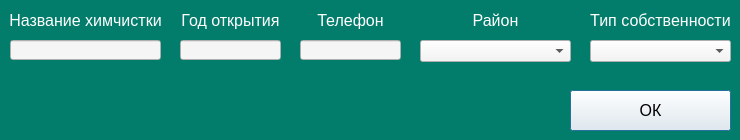
<?xml version="1.0" encoding="UTF-8"?>
<ui version="4.0">
 <class>Dialog</class>
 <widget class="QDialog" name="Dialog">
  <property name="geometry">
   <rect>
    <x>0</x>
    <y>0</y>
    <width>740</width>
    <height>140</height>
   </rect>
  </property>
  <property name="windowTitle">
   <string>Dialog</string>
  </property>
  <property name="styleSheet">
   <string notr="true">background-color: rgb(3, 125, 107)</string>
  </property>
  <widget class="QLineEdit" name="cleaning">
   <property name="geometry">
    <rect>
     <x>10</x>
     <y>40</y>
     <width>151</width>
     <height>20</height>
    </rect>
   </property>
   <property name="styleSheet">
    <string notr="true">font-size: 16px;
font: &quot;Yu Gothic UI Semibold&quot;;
background-color: rgb(245, 245, 245)</string>
   </property>
   <property name="text">
    <string/>
   </property>
  </widget>
  <widget class="QLabel" name="label_3">
   <property name="geometry">
    <rect>
     <x>10</x>
     <y>10</y>
     <width>151</width>
     <height>20</height>
    </rect>
   </property>
   <property name="styleSheet">
    <string notr="true">color: rgb(255, 255, 255);
font-size: 16px;
font: &quot;Arial Black&quot;;</string>
   </property>
   <property name="text">
    <string>Название химчистки</string>
   </property>
   <property name="alignment">
    <set>Qt::AlignCenter</set>
   </property>
  </widget>
  <widget class="QLabel" name="label_4">
   <property name="geometry">
    <rect>
     <x>180</x>
     <y>10</y>
     <width>101</width>
     <height>20</height>
    </rect>
   </property>
   <property name="styleSheet">
    <string notr="true">color: rgb(255, 255, 255);
font-size: 16px;
font: &quot;Arial Black&quot;;</string>
   </property>
   <property name="text">
    <string>Год открытия</string>
   </property>
   <property name="alignment">
    <set>Qt::AlignCenter</set>
   </property>
  </widget>
  <widget class="QLabel" name="label_5">
   <property name="geometry">
    <rect>
     <x>300</x>
     <y>10</y>
     <width>101</width>
     <height>20</height>
    </rect>
   </property>
   <property name="styleSheet">
    <string notr="true">color: rgb(255, 255, 255);
font-size: 16px;
font: &quot;Arial Black&quot;;</string>
   </property>
   <property name="text">
    <string>Телефон</string>
   </property>
   <property name="alignment">
    <set>Qt::AlignCenter</set>
   </property>
  </widget>
  <widget class="QLabel" name="label_6">
   <property name="geometry">
    <rect>
     <x>420</x>
     <y>10</y>
     <width>151</width>
     <height>20</height>
    </rect>
   </property>
   <property name="styleSheet">
    <string notr="true">color: rgb(255, 255, 255);
font-size: 16px;
font: &quot;Arial Black&quot;;</string>
   </property>
   <property name="text">
    <string>Район</string>
   </property>
   <property name="alignment">
    <set>Qt::AlignCenter</set>
   </property>
  </widget>
  <widget class="QLabel" name="label_7">
   <property name="geometry">
    <rect>
     <x>590</x>
     <y>10</y>
     <width>141</width>
     <height>20</height>
    </rect>
   </property>
   <property name="styleSheet">
    <string notr="true">color: rgb(255, 255, 255);
font-size: 16px;
font: &quot;Arial Black&quot;;</string>
   </property>
   <property name="text">
    <string>Тип собственности</string>
   </property>
   <property name="alignment">
    <set>Qt::AlignCenter</set>
   </property>
  </widget>
  <widget class="QPushButton" name="OKbutton">
   <property name="geometry">
    <rect>
     <x>570</x>
     <y>90</y>
     <width>161</width>
     <height>41</height>
    </rect>
   </property>
   <property name="styleSheet">
    <string notr="true">font-size: 16px;
font: &quot;Yu Gothic UI Semibold&quot;;
background-color: rgb(245, 245, 245)</string>
   </property>
   <property name="text">
    <string>ОК</string>
   </property>
  </widget>
  <widget class="QLabel" name="error">
   <property name="geometry">
    <rect>
     <x>10</x>
     <y>100</y>
     <width>541</width>
     <height>21</height>
    </rect>
   </property>
   <property name="styleSheet">
    <string notr="true">color: red;
font-size: 16px;
font: 16pt &quot;Franklin Gothic Demi&quot;;</string>
   </property>
   <property name="text">
    <string/>
   </property>
   <property name="alignment">
    <set>Qt::AlignCenter</set>
   </property>
  </widget>
  <widget class="QLineEdit" name="year_opened">
   <property name="geometry">
    <rect>
     <x>180</x>
     <y>40</y>
     <width>101</width>
     <height>20</height>
    </rect>
   </property>
   <property name="styleSheet">
    <string notr="true">font-size: 16px;
font: &quot;Yu Gothic UI Semibold&quot;;
background-color: rgb(245, 245, 245)</string>
   </property>
   <property name="text">
    <string/>
   </property>
  </widget>
  <widget class="QLineEdit" name="phone">
   <property name="geometry">
    <rect>
     <x>300</x>
     <y>40</y>
     <width>101</width>
     <height>20</height>
    </rect>
   </property>
   <property name="styleSheet">
    <string notr="true">font-size: 16px;
font: &quot;Yu Gothic UI Semibold&quot;;
background-color: rgb(245, 245, 245)</string>
   </property>
   <property name="text">
    <string/>
   </property>
  </widget>
  <widget class="QComboBox" name="dist">
   <property name="geometry">
    <rect>
     <x>420</x>
     <y>40</y>
     <width>151</width>
     <height>22</height>
    </rect>
   </property>
   <property name="styleSheet">
    <string notr="true">font-size: 16px;
font: &quot;Yu Gothic UI Semibold&quot;;
background-color: rgb(245, 245, 245)</string>
   </property>
  </widget>
  <widget class="QComboBox" name="prop">
   <property name="geometry">
    <rect>
     <x>590</x>
     <y>40</y>
     <width>141</width>
     <height>22</height>
    </rect>
   </property>
   <property name="styleSheet">
    <string notr="true">font-size: 16px;
font: &quot;Yu Gothic UI Semibold&quot;;
background-color: rgb(245, 245, 245)</string>
   </property>
  </widget>
 </widget>
 <resources/>
 <connections/>
</ui>
